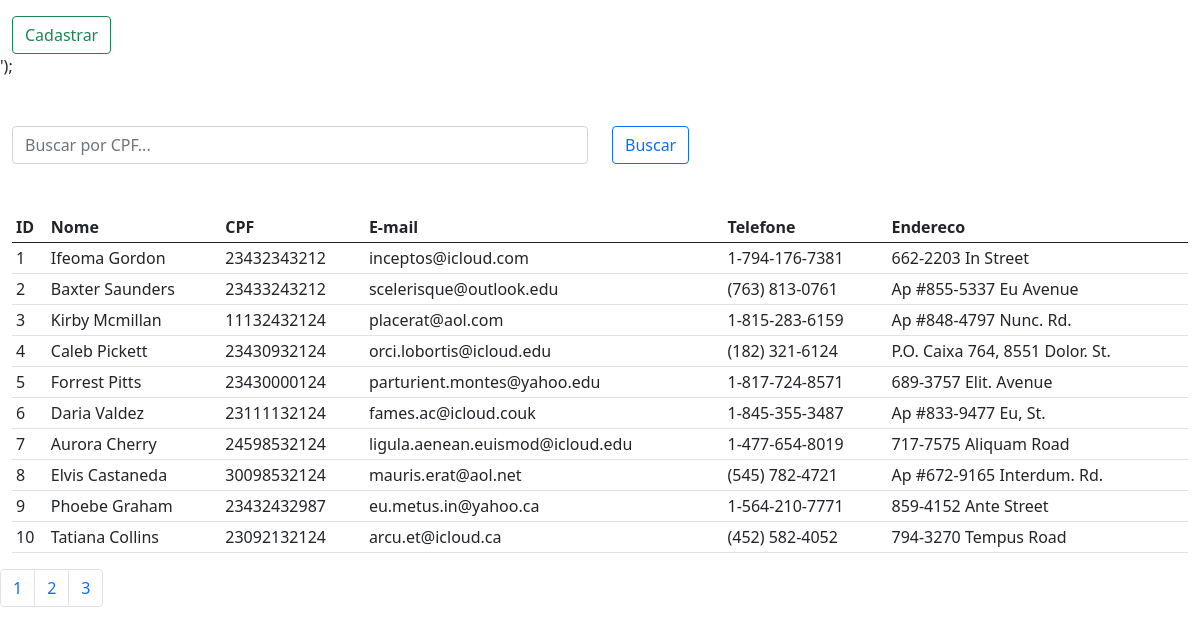
The app's page /www/Projeto/index.php with its own data.
### tables this page shows
CREATE TABLE IF NOT EXISTS `cliente` (
  `ID` int(50) NOT NULL AUTO_INCREMENT,
  `NOME` varchar(50) DEFAULT NULL,
  `CPF` varchar(11) NOT NULL DEFAULT '',
  `EMAIL` varchar(50) DEFAULT NULL,
  `TELEFONE` varchar(50) DEFAULT NULL,
  `ENDERECO` varchar(50) DEFAULT NULL,
  PRIMARY KEY (`ID`),
  UNIQUE KEY `ID` (`ID`),
  UNIQUE KEY `CPF` (`CPF`)
);

### www/Projeto/autoload.php (called while the page is built, shortened)
<?php
spl_autoload_register(function ($class) {
    $prefix = '';
    $base_dir = __DIR__ . '/';
    $len = strlen($prefix);
    $relative_class = substr($class, $len);
    $file = $base_dir . str_replace('\\', '/', $relative_class) . '.php';
});

### www/Projeto/app/Model/conexao.php (called while the page is built, shortened)
<?php
class Conexao
{
  private static $pdo = null;
  public static function getInstance()
  {
    try {
      self::$pdo = new PDO("mysql:host=$_SERVER[SERVER_ADDR];dbname=php", 'root', '');
      self::$pdo->setAttribute(PDO::ATTR_ERRMODE, PDO::ERRMODE_EXCEPTION);
      return self::$pdo;
    } catch (PDOException $e) {
      echo "ERRO BANCO DE DADOS: <br> " . $e->getMessage();
      exit;
    }
  }
}

### www/Projeto/app/Model/dao.php (called while the page is built, shortened)
<?php
class Dao
{
  private $pdo = null;
  public function __construct()
  {
    $this->pdo = Conexao::getInstance();
  }
  public function pagination()
  {
    $stmt = $this->pdo->query("SELECT COUNT(*) qtd FROM cliente");
    $stmt->execute();
    $qtd = $stmt->fetchAll(PDO::FETCH_ASSOC);
    $qtd = $qtd[0]['qtd'];
    $qtdPages = $qtd > 0 ? ceil($qtd / 10) : 1;
    return $qtdPages;
  }
  public function all($page)
  {
    $offset = (10 * ($page - 1));
    $stmt = $this->pdo->query("SELECT * FROM cliente LIMIT 10 OFFSET $offset");
    $stmt->execute();
    $result = $stmt->fetchAll(PDO::FETCH_ASSOC);
    return $result;
  }
}

### www/Projeto/app/View/homeView.php (the view, shortened to what this page needs)
<?php
class homeView
{
  public static function getContentView($view)
  {
    $file = 'src/view/' . $view . '.php';
    return file_exists($file) ? file_get_contents($file) : '';
  }
  public static function renderTable($array = [], $error = false)
  {
    $html = '';
    $html .= '<div class="container-fluid">';
    $html .= $error ? $error : '';
    $html .= '
    <table class="table table-hover table-sm mt-5">
      <thead>
        <tr>
          <th scope="col">ID</th>
          <th scope="col">Nome</th>
          <th scope="col">CPF</th>
          <th scope="col">E-mail</th>
          <th scope="col">Telefone</th>
          <th scope="col">Endereco</th>
        </tr>
      </thead>
    <tbody>';
    foreach ($array as $val) {
      $html .= '<tr>
        <td>' . $val['ID'] . '</td>
        <td>' . $val['NOME'] . '</td>
        <td>' . $val['CPF'] . '</td>
        <td>' . $val['EMAIL'] . '</td>
        <td>' . $val['TELEFONE'] . '</td>
        <td>' . $val['ENDERECO'] . '</td>
      </tr>';
    }
    $html .= '
        </tbody>
      </table>
    </div>';
    return $html;
  }
  public static function renderInputSearch($search = false)
  {
    $html = '';
    $html .= '<div class="container-fluid mt-5">';
    $html .= '<form method="GET">';
    $html .= '<div class="row">';
    $html .= '<div class="col-6"><input type="text" class="form-control mr-4" name="search" placeholder="Buscar por CPF..." value="' . $search . '" ></div>';
    $html .= '<div class="col">';
    $html .= '<button type="submit" class="btn btn-outline-primary">Buscar</button>';
    $html .= '</div>';
    $html .= '</div>';
    $html .= '</form>';
    $html .= '</div>';
    return $html;
  }
  public static function renderPagination($pagination)
  {
    $countPagination = [];
    for ($i = 1; $i <= $pagination; $i++) {
      $countPagination[] = [
        'page' => $i,
      ];
    }
    $html = '';
    $html .= '
    <nav aria-label="Page navigation example">
      <ul class="pagination">';
    foreach ($countPagination as $page) {
      $html .= '<li class="page-item"><a class="page-link" href="?page=' . $page['page'] . '">' . $page['page'] . '</a></li>';
    }
    $html .= ' </ul>
    </nav>';
    return $html;
  }
  public static function renderBtnCad()
  {
    $html = '<div class="container-fluid mt-3">';
    $html .= '<a href="?rota=newCad" class="btn btn-outline-success">Cadastrar</a>';
    $html .= '</div>';
    return $html;
  }
}

### www/Projeto/index.php (shortened to what this page needs)
<?php
require 'autoload.php';
if (isset($_GET['rota']) && $_GET['rota'] == 'newCad') {
  echo newCadController::getNewCadController();
} else {
  echo HomeController::getHomeController();
}

### www/Projeto/app/Controller/Pages/homeController.php (shortened to what this page needs)
<?php
class HomeController
{
  public static function getHomeController()
  {
    $dao = new Dao;
    $page = isset($_GET['page']) && !empty($_GET['page']) ? $_GET['page'] : 1;
    $searchGET = isset($_GET['search']) && !empty($_GET['search']) ? $_GET['search'] : false;
    echo homeView::renderBtnCad();
    echo homeView::getContentView('pages/home');
    echo homeView::renderInputSearch($searchGET);
    if (!empty($searchGET)) {
      $search = $dao->search($page, $searchGET);
      if (isset($search['type']) && $search['type'] != true) {
        $all = $dao->all($page);
        echo homeView::renderTable($all, $search['msg']);
      } else {
        echo homeView::renderTableSearch($search);
      }
    } else {
      $all = $dao->all($page);
      echo homeView::renderTable($all, false);
    }
    $pagination = $dao->pagination();
    echo homeView::renderPagination($pagination);
  }
}

### records on screen
cliente: ID "1", NOME "Ifeoma Gordon", CPF "23432343212", EMAIL "inceptos@icloud.com", TELEFONE "1-794-176-7381", ENDERECO "662-2203 In Street"
cliente: ID "2", NOME "Baxter Saunders", CPF "23433243212", EMAIL "scelerisque@outlook.edu", TELEFONE "(763) 813-0761", ENDERECO "Ap #855-5337 Eu Avenue"
cliente: ID "3", NOME "Kirby Mcmillan", CPF "11132432124", EMAIL "placerat@aol.com", TELEFONE "1-815-283-6159", ENDERECO "Ap #848-4797 Nunc. Rd."
cliente: ID "4", NOME "Caleb Pickett", CPF "23430932124", EMAIL "orci.lobortis@icloud.edu", TELEFONE "(182) 321-6124", ENDERECO "P.O. Caixa 764, 8551 Dolor. St."
cliente: ID "5", NOME "Forrest Pitts", CPF "23430000124", EMAIL "parturient.montes@yahoo.edu", TELEFONE "1-817-724-8571", ENDERECO "689-3757 Elit. Avenue"
cliente: ID "6", NOME "Daria Valdez", CPF "23111132124", EMAIL "fames.ac@icloud.couk", TELEFONE "1-845-355-3487", ENDERECO "Ap #833-9477 Eu, St."
cliente: ID "7", NOME "Aurora Cherry", CPF "24598532124", EMAIL "ligula.aenean.euismod@icloud.edu", TELEFONE "1-477-654-8019", ENDERECO "717-7575 Aliquam Road"
cliente: ID "8", NOME "Elvis Castaneda", CPF "30098532124", EMAIL "mauris.erat@aol.net", TELEFONE "(545) 782-4721", ENDERECO "Ap #672-9165 Interdum. Rd."
cliente: ID "9", NOME "Phoebe Graham", CPF "23432432987", EMAIL "eu.metus.in@yahoo.ca", TELEFONE "1-564-210-7771", ENDERECO "859-4152 Ante Street"
cliente: ID "10", NOME "Tatiana Collins", CPF "23092132124", EMAIL "arcu.et@icloud.ca", TELEFONE "(452) 582-4052", ENDERECO "794-3270 Tempus Road"

### other values on screen
$page['page'] "1"
$page['page'] "2"
$page['page'] "3"
